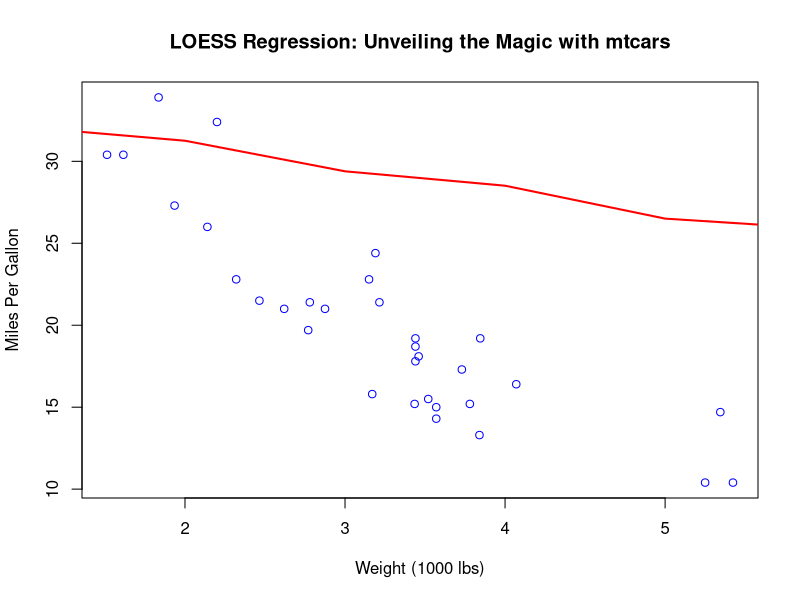
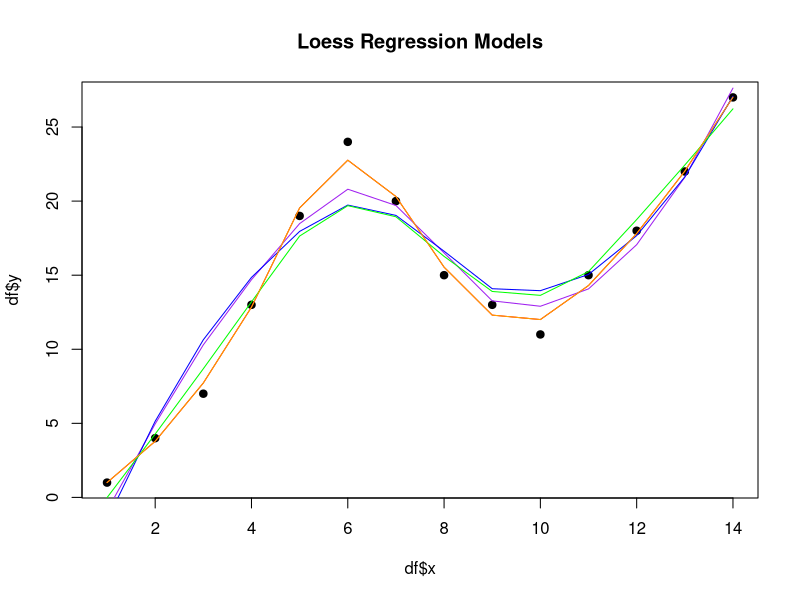

Reproduce these figures in R, in order.
## ---- chunk 1
# Fit a LOESS model
loess_model <- loess(mpg ~ wt, data = mtcars)
## ---- chunk 2
# Generate predictions from the LOESS model
predictions <- predict(loess_model, newdata = mtcars)
predictions <- cbind(mtcars, predictions)
predictions <- predictions[order(predictions$wt), ]

# Create a scatter plot of the original data
plot(
  predictions$wt,
  predictions$mpg, 
  col = "blue", 
  main = "LOESS Regression: Unveiling the Magic with mtcars", 
  xlab = "Weight (1000 lbs)", 
  ylab = "Miles Per Gallon"
)

# Add the LOESS curve to the plot
lines(predictions$predictions, col = "red", lwd = 2)
## ---- chunk 3
# Create the data frame
df <- data.frame(x=c(1, 2, 3, 4, 5, 6, 7, 8, 9, 10, 11, 12, 13, 14), 
                 y=c(1, 4, 7, 13, 19, 24, 20, 15, 13, 11, 15, 18, 22, 27))

# Fit LOESS regression models
loess50 <- loess(y ~ x, data=df, span=0.5)
smooth50 <- predict(loess50)
loess75 <- loess(y ~ x, data=df, span=0.75)
smooth75 <- predict(loess75)
loess90 <- loess(y ~ x, data=df, span=0.9)
smooth90 <- predict(loess90)
loess50_degree1 <- loess(y ~ x, data=df, span=0.5, degree=1)
smooth50_degree1 <- predict(loess50_degree1)
loess50_degree2 <- loess(y ~ x, data=df, span=0.5, degree=2)
smooth50_degree2 <- predict(loess50_degree2)

# Create scatterplot with each regression line overlaid
plot(df$x, df$y, pch=19, main='Loess Regression Models')
lines(smooth50, x=df$x, col='red')
lines(smooth75, x=df$x, col='purple')
lines(smooth90, x=df$x, col='blue')
lines(smooth50_degree1, x=df$x, col='green')
lines(smooth50_degree2, x=df$x, col='orange')
